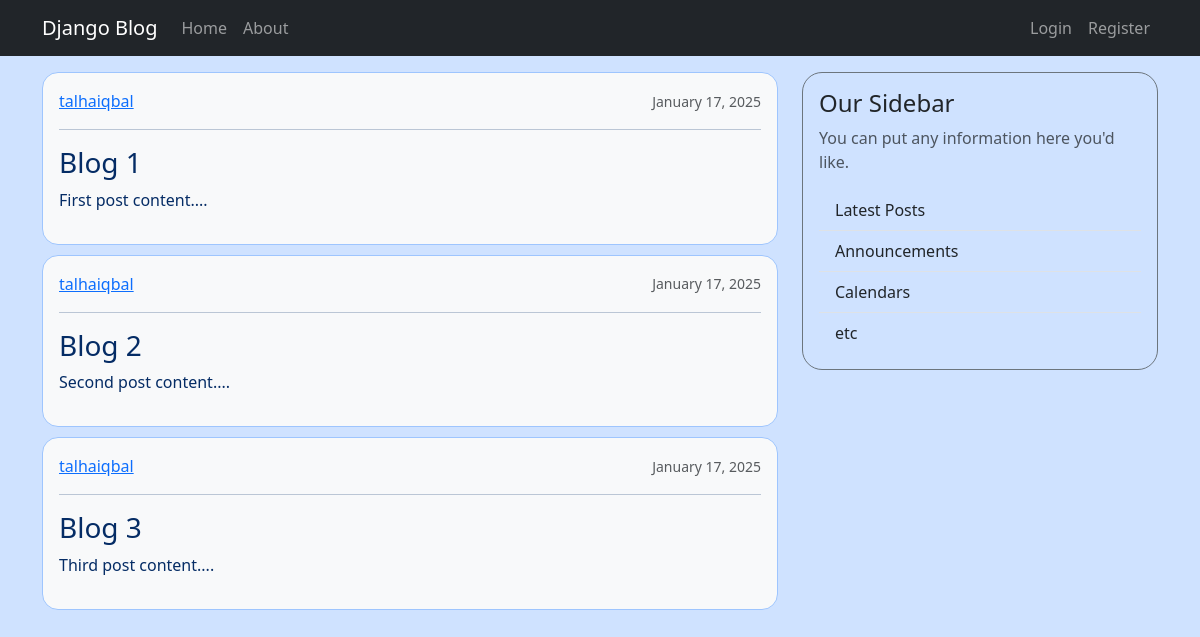
The page / on the database its author committed.
### blog/models.py (models this page shows, shortened)
class Post(models.Model):
    title = models.CharField(max_length=100)
    content = models.TextField()
    created_at = models.DateTimeField(default=timezone.now)
    author = models.ForeignKey(User, on_delete=models.CASCADE)

### blog/views.py (the view)
# urls.py: path('', views.home, name='blog-home'),
def home(request):
    context = {
        'title': 'Home',
        'posts': Post.objects.all()
    }
    return render(request, 'blog/home.html', context)

### blog/templates/blog/home.html
{% extends 'blog/base.html' %}
{% block content %}
    {% for post in posts %}
        <div class="p-3 text-primary-emphasis bg-light border border-primary-subtle rounded-4" style="margin-bottom: 10px">
            <div class="d-flex justify-content-between align-items-center">
                <a class="mr-2" href="#">{{ post.author }}</a>
                <small class="text-muted">{{post.created_at|date:"F d, Y"}}</small>
            </div>
            <hr>
            <h3>{{post.title}}</h3>
            <p>{{post.content}}</p>
        </div>
    {% endfor %}
{% endblock content %}

### rows shown on the page
Post: author "talhaiqbal", created_at "January 17, 2025", title "Blog 1", content "First post content...."
Post: author "talhaiqbal", created_at "January 17, 2025", title "Blog 2", content "Second post content...."
Post: author "talhaiqbal", created_at "January 17, 2025", title "Blog 3", content "Third post content...."
